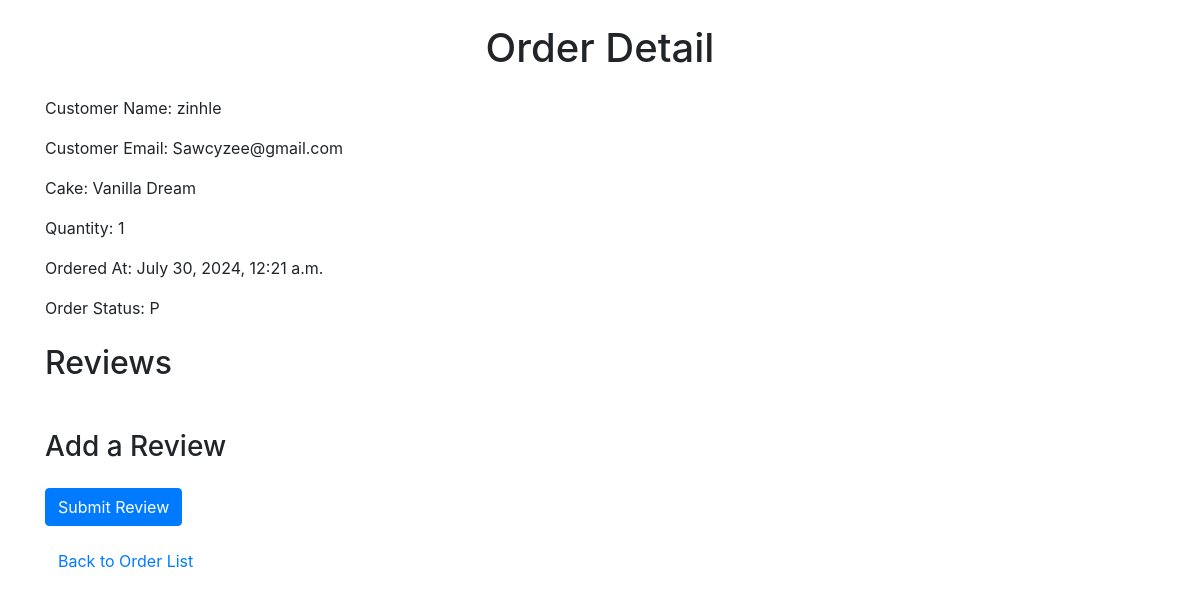
Page /order/3/ (signed in) on the committed database.
### orders/models.py (models this page shows, shortened)
class Order(models.Model):
    STATUS_CHOICES = [
        ('P', 'Pending'),
        ('S', 'Shipped'),
        ('D', 'Delivered'),
    ]
    customer_name = models.CharField(max_length=255)
    customer_email = models.EmailField()
    cake = models.ForeignKey(Cake, on_delete=models.CASCADE)
    quantity = models.PositiveIntegerField()
    ordered_at = models.DateTimeField(auto_now_add=True)
    user = models.ForeignKey(User, on_delete=models.CASCADE)
    status = models.CharField(max_length=1, choices=STATUS_CHOICES, default='P')

class Cake(models.Model):
    name = models.CharField(max_length=255)
    flavor = models.CharField(max_length=255)
    size = models.CharField(max_length=50)
    price = models.DecimalField(max_digits=5, decimal_places=2)
    image = models.ImageField(upload_to='cakes/', default='default_image.jpg')

### orders/views.py (the view)
# urls.py: path('order/<int:order_id>/', views.order_detail, name='order_detail'),
@login_required
def order_detail(request, order_id):
    order = get_object_or_404(Order, id=order_id, user=request.user)
    return render(request, 'orders/order_detail.html', {'order': order})

### orders/templates/orders/order_detail.html (shortened to what this page needs)
<!DOCTYPE html>
<html>
<head>
    {% load static %}
    <link rel="stylesheet" href="https://stackpath.bootstrapcdn.com/bootstrap/4.5.2/css/bootstrap.min.css">
</head>
<body>
    <div class="container">
        <h1 class="text-center my-4">Order Detail</h1>
        <p>Customer Name: {{ order.customer_name }}</p>
        <p>Customer Email: {{ order.customer_email }}</p>
        <p>Cake: {{ order.cake.name }}</p>
        <p>Quantity: {{ order.quantity }}</p>
        <p>Ordered At: {{ order.ordered_at }}</p>
        <p>Order Status: {{ order.status }}</p>
        <h2 class="my-4">Reviews</h2>
        {% if user.is_authenticated %}
            <h3 class="my-4">Add a Review</h3>
            <form method="post" action="{% url 'add_review' order.cake.id %}">
                <button type="submit" class="btn btn-primary">Submit Review</button>
            </form>
        {% else %}
            <p>Please <a href="{% url 'login' %}">login</a> to add a review.</p>
        {% endif %}
        <a href="{% url 'order_list' %}" class="btn btn-link mt-3">Back to Order List</a>
    </div>
</body>
</html>

### rows in the picture
Order: customer_name "zinhle", customer_email "Sawcyzee@gmail.com", cake.name "Vanilla Dream", quantity "1", ordered_at "July 30, 2024, 12:21 a.m.", status "P"
